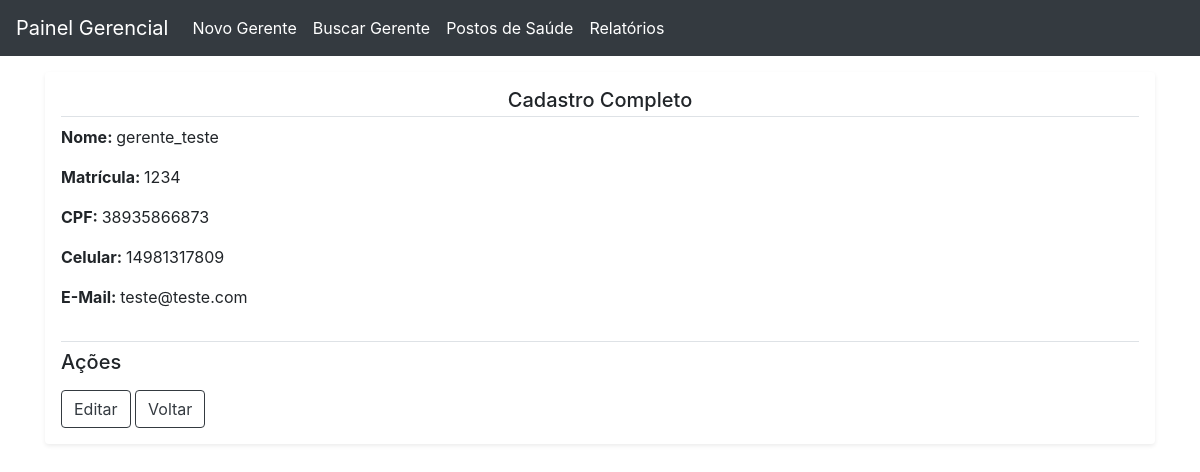
/gerente/visualizar_gerente/1, run on the app's committed database.
### gerente/models.py (models this page shows, shortened)
class Gerente(models.Model):
    gerente_nome = models.CharField("Nome Completo", max_length=250)
    gerente_matricula = models.CharField("Matrícula", max_length=250)
    gerente_cpf = BRCPFField('CPF')
    gerente_celular = models.CharField('Celular', max_length=15)
    gerente_email = models.EmailField('Email')
    class Meta:
        db_table = "gerentes"
        ordering = ('gerente_nome',)
        verbose_name = "gerentes"
        verbose_name_plural = "gerentes"

### gerente/views.py (the view)
# urls.py: path('visualizar_gerente/<int:id>', visualizar_gerente, name='visualizar_gerente'),
def visualizar_gerente(request, id):
    gerente = get_object_or_404(Gerente, pk=id)
    context = {
        'gerente':gerente
    }
    return render(request, 'gerente/visualizar_gerente.html', context)

### templates/gerente/visualizar_gerente.html (shortened to what this page needs)
{% extends "base-gerente.html" %}
{% block main %}
<div class="container">
    <div class="my-3 p-3 bg-white rounded shadow-sm">
        <p class="text-center h5 border-bottom border-gray pb-1"> Cadastro Completo </p>
        <div class="row">
            <div class="col-md-8">
                <p> <strong class="text-gray-dark">Nome: </strong>  {{ gerente.gerente_nome }} </p>
                <p> <strong class="text-gray-dark">Matrícula: </strong>  {{ gerente.gerente_matricula }} </p>
                <p> <strong class="text-gray-dark">CPF: </strong>  {{ gerente.gerente_cpf }} </p>
                <p> <strong class="text-gray-dark">Celular: </strong>  {{ gerente.gerente_celular }} </p>
                <p> <strong class="text-gray-dark">E-Mail: </strong>  {{ gerente.gerente_email }} </p>
            </div>
        </div>
        <h5 class="mt-3 mb-3 border-top border-gray pt-2">Ações</h5>
        <a href="{% url 'editar_gerente' gerente.id %}" class="btn btn-outline-dark">  Editar </a>
        <a href="{% url 'listar_gerente' %}" class="btn btn-outline-dark">  Voltar </a>
    </div>
</div>
{% endblock main %}

### static/css/style.css (style rules this page uses)
html, body { height: 100%; }

### data on the page
Gerente: gerente_nome "gerente_teste", gerente_matricula "1234", gerente_cpf "38935866873", gerente_celular "14981317809", gerente_email "teste@teste.com"
